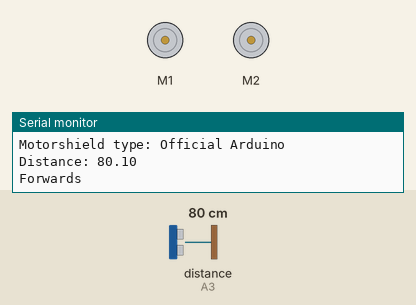
Bench run of a sketch on a simulated Arduino Uno, built with avr-gcc and run on an emulated ATmega328P. On the bench: 2 × DC motor (green arrow = forward, orange = backward, longer = faster), the last lines printed to the serial monitor. Wiring (inferred from the names in the program): ultrasonic range finder: trigger A2; echo A3. The test bench sets the inputs (shaded band); at power-on: distance to the obstacle (sensor on A3) 80 cm. The echo pulse lasts 58.3 µs per cm.

Above: at 2.8 s.
2.9 s: distance to the obstacle (sensor on A3) set to 2 cm
At 3.8 s:
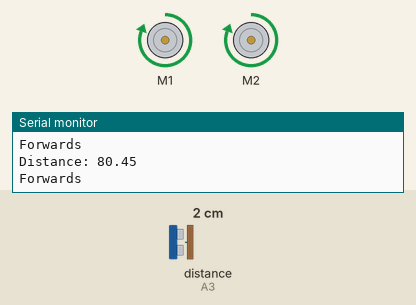
8.9 s: distance to the obstacle (sensor on A3) set to 9 cm
At 9.8 s:
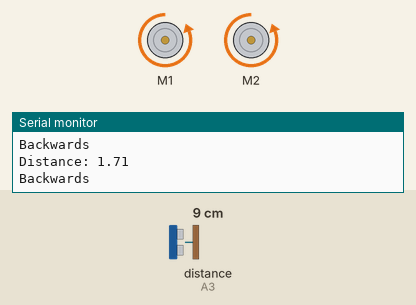
13.5 s: distance to the obstacle (sensor on A3) set to 7 cm
16.2 s: distance to the obstacle (sensor on A3) set to 4 cm
At 18.8 s:
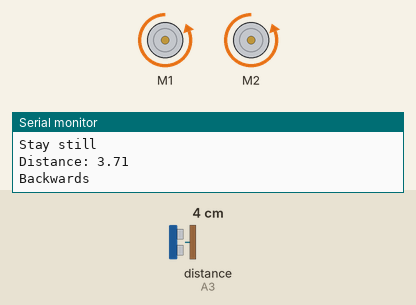
22.2 s: distance to the obstacle (sensor on A3) set to 18 cm
Timing chart, 0 to 29.2 s (numbered marks = the images above; inputs shaded):
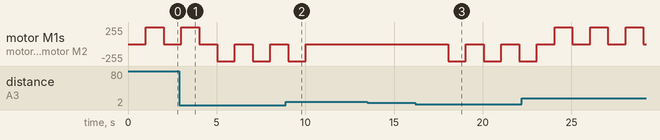

The sketch:

follow_me_v2.ino.ino
```cpp
/*
 * Updated by Anthony Reid 18/01/2025
 * Code now uses Adafruit Motor (V1!) Library, and HW-130 motor control board

 * Original Follow me code by Kevin McAleer 23 September 2020
 * Updated 26 September 2020 - delay is shorter
 * Updated 04 October 2020 - added the beep and definitions for official and fundomoto motorshields
 */

#include <AFMotor.h>

// Uncomment exactly one of the defines below to select the correct board
#define OFFICIAL_ARDUINO_SHIELD // I'm using a clone, but this will do.
//#define FUNDUMOTO_SHIELD

#ifdef OFFICIAL_ARDUINO_SHIELD
  #define MOTORSHIELD "Official Arduino"
#endif

#ifdef FUNDUMOTO_SHIELD
  #define buzzer 4
  #define MOTORSHIELD "Fundumoto"
#endif

// Pin definitions for Ultrasonic Sensor
const int TRIGGER_PIN = A2;
const int ECHO_PIN    = A3;

// Delay between ultrasonic pings, in milliseconds
const unsigned long SENSOR_DELAY_MS = 1000;

// Time for motors to run, in milliseconds
const unsigned long MOTOR_RUN_MS = 1000;

// Create a new object for each motor (ports on the Adafruit shield)
AF_DCMotor M1(1);
AF_DCMotor M2(2);

// Function to measure the distance via ultrasonic sensor
float measureDistance() {
  // Trigger the sensor
  digitalWrite(TRIGGER_PIN, HIGH);
  delayMicroseconds(1000);
  digitalWrite(TRIGGER_PIN, LOW);

  // Read the echo
  unsigned long duration = pulseIn(ECHO_PIN, HIGH);

  // Convert echo time to distance (in cm)
  float distance = (duration / 2.0) / 29.0;

  // Optional delay before next measurement
  delay(SENSOR_DELAY_MS);

  return distance;
}

#ifdef FUNDUMOTO_SHIELD
void beep(float distance) {
  // The closer the distance, the longer the beep.
  // Avoid dividing by zero or negative distances.
  if (distance <= 0) distance = 1;

  unsigned long beepTime = (unsigned long)(MOTOR_RUN_MS / (distance * 2.0));

  digitalWrite(buzzer, HIGH);
  delay(beepTime);
  digitalWrite(buzzer, LOW);
}
#else
// Empty beep function when no buzzer is defined.
void beep(float distance) {
  // no-op
}
#endif

// Move robot forward for a fixed duration
void forward() {
  Serial.println("Forwards");

  M1.setSpeed(255);
  M2.setSpeed(255);

  M1.run(FORWARD);
  M2.run(FORWARD);

  delay(MOTOR_RUN_MS);

  // Stop
  M1.setSpeed(0);
  M2.setSpeed(0);
}

// Move robot backward for a fixed duration
void backward() {
  Serial.println("Backwards");

  M1.setSpeed(255);
  M2.setSpeed(255);

  M1.run(BACKWARD);
  M2.run(BACKWARD);

  delay(MOTOR_RUN_MS);

  // Stop
  M1.setSpeed(0);
  M2.setSpeed(0);
}

void setup() {
  Serial.begin(9600);

  pinMode(TRIGGER_PIN, OUTPUT);
  pinMode(ECHO_PIN, INPUT);

  #ifdef FUNDUMOTO_SHIELD
    pinMode(buzzer, OUTPUT);
    // Simple test beep at startup
    beep(10);
  #endif

  Serial.println("SMARS Robot - Follow Me code");
  Serial.print("Motorshield type: ");
  Serial.println(MOTORSHIELD);
}

void loop() {
  // Check distance
  float distance = measureDistance();

  Serial.print("Distance: ");
  Serial.println(distance);

  if (distance < 5) {
    // If less than 5cm, move backward
    backward();
  }
  else if (distance > 10) {
    // If more than 10cm, move forward
    forward();
  }
  else {
    // Otherwise, do nothing (stay still)
    Serial.println("Stay still");
  }

  // Beep in proportion to distance
  beep(distance);
}
```

Measured:
- the behaviour switches between 6 and 5 cm on distance to the obstacle (sensor on A3) (found by bisection; images 2 and 3)
- after the input at 8.9 s, motor M1, motor M2: goes on until 10.0 s, then stays stopped
- after the input at 16.2 s, motor M1, motor M2: alternates backward 255/255 for 1.0 s and stopped for 1.0 s, starting after 1.8 s
- by itself, motor M1, motor M2: repeats every 2.0 s: stopped 1.0 s, backward 255/255 1.0 s
